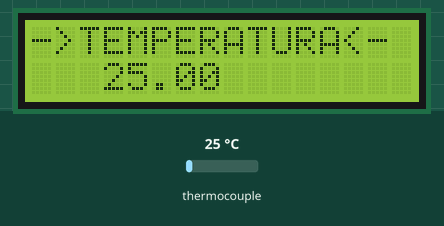
Recording of a sketch running on a simulated Arduino Uno, built with avr-gcc and run on an emulated ATmega328P. On the bench: 16×2 character LCD. Inputs (shaded band) come from the test bench; at power-on: thermocouple 25 °C. What the sketch prints to the serial monitor is not drawn.

Above: at 2.4 s.
2.5 s: thermocouple set to 6 °C
At 3.8 s:
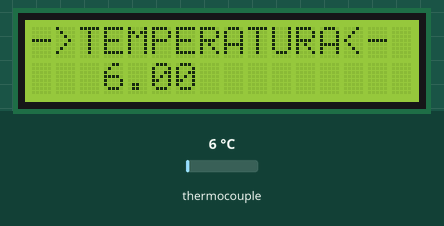
4.7 s: thermocouple set to 75 °C
At 5.7 s:
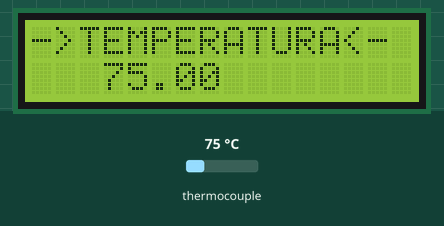
6.7 s: thermocouple set to 150 °C
At 7.7 s:
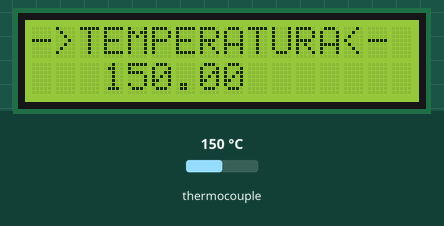
Timing chart, 0 to 9.7 s (numbered marks = the images above; inputs shaded):
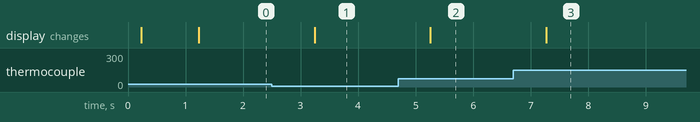

Measured:
- after the input at 2.5 s, the display: changes after 0.75 s (image 1)
- after the input at 4.7 s, the display: changes after 0.56 s (image 2)
- after the input at 6.7 s, the display: changes after 0.57 s (image 3)

The sketch:

MAX6675_LCD.ino
```cpp
#include "LiquidCrystal.h"
#include "max6675.h"

// CONFIGURACION DE LOS PINES UTILIZADOS PARA LA COMUNICACIÓN CON EL MAX6675

#define CONFIG_TCSCK_PIN      10  // SPI SCK
#define CONFIG_TCCS_PIN       9  // SPI CS
#define CONFIG_TCDO_PIN       8  // SPI SO

// CONSTRUCTOR PARA LA PANTALLA LCD 16X2
// AQUI SE CONFIGURAN LOS PINES PARA LA COMUNICACION CON LA PANTALLA
LiquidCrystal lcd(7, 6, 5, 4, 3, 2);
// OBJETO UTILIZADO PARA LA COMUNICACION CON EL MAX6675
MAX6675 thermocouple(CONFIG_TCSCK_PIN, CONFIG_TCCS_PIN, CONFIG_TCDO_PIN);

void setup() {
  // PREPARAR LA INTERFAZ SERIAL
  Serial.begin(9600);

  // IMPRIMR MENSAJE INICIAL A LA TERMINAL
  Serial.println(F("----------------------------------------------------"));
  Serial.println(F("      SENSOR DE TEMPERATURA MAX6675 CON ARDUINO     "));
  Serial.println(F("                  ELECTROMAN YOUTUBE                "));
  Serial.println(F("----------------------------------------------------"));


  // INDICAMOS QUE TENEMOS CONECTADA UNA PANTALLA DE 16X2
  // IMPRIMIR MENSAJE INICIAL EN PANTALLA
  lcd.begin(16, 2);
  lcd.clear();
  lcd.print(F("TERMOPAR ARDUINO"));
  lcd.setCursor( 0, 1 );
  lcd.print(F("  CON MAX6675   "));

  // ESPERAR UN SEGUNDO
  delay(1000);
}

void loop() {
  // LEER EL TERMOPAR Y ALMACENAR EL VALOR EN UNA VARIABLE
  double t = thermocouple.readCelsius();

  // PRIMERO LIMPIAMOS LA PANTALLA Y LUEGO IMPRIMIMOS LA TEMPERATURA
  lcd.clear();
  lcd.print(F("->TEMPERATURA<-"));
  lcd.setCursor( 3, 1 );
  lcd.print(t);

  // IMPRIMIR LA TEMPERATURA EN LA TERMINAL SERIAL
  Serial.print("ªC = ");
  Serial.println(t);

  // ESPERAR UN SEGUNDO ENTRE LAS LECTURAS
  delay(1000);
}
```
